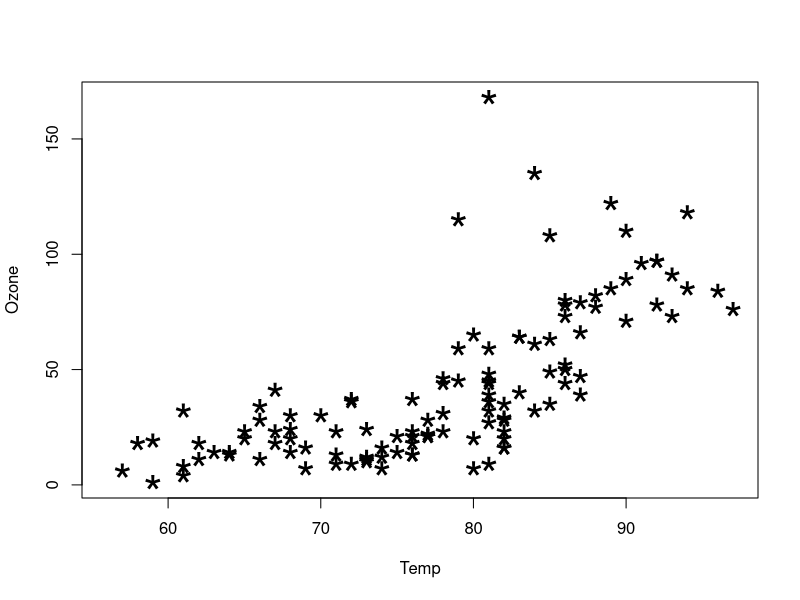
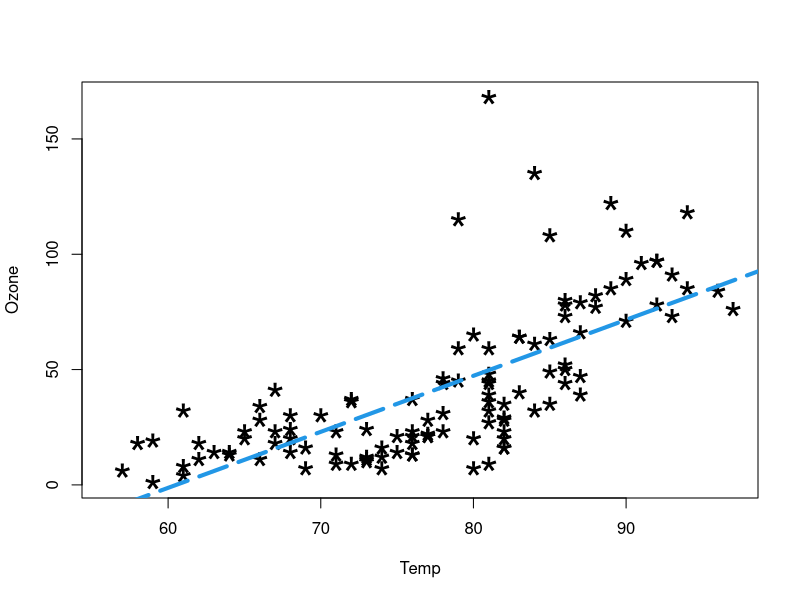
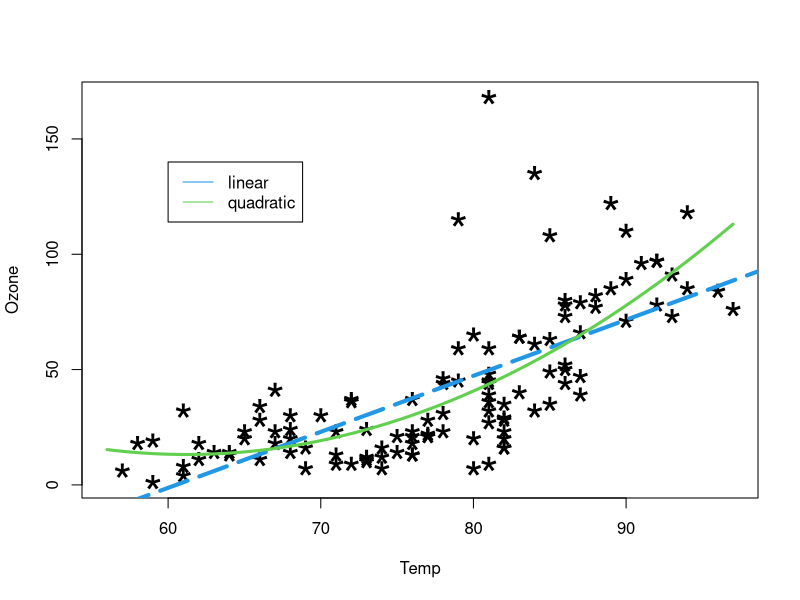
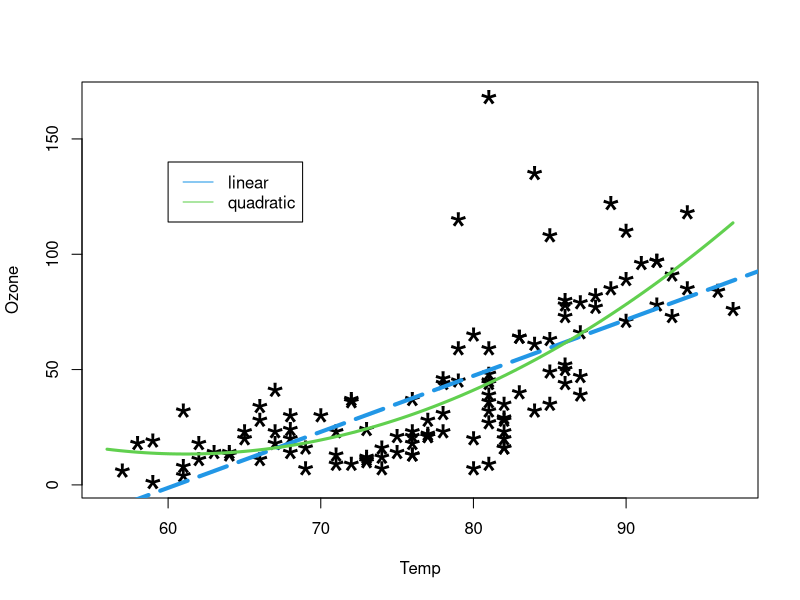

Write R code to recreate these figures, in order.

# --- Chapter 10: An example of a regression analysis ---

# - Regression analysis with usual R -
par(mfrow=c(1,1))
library(datasets)
names(airquality)
plot(Ozone ~ Temp, data = airquality, pch = "*", cex = 3)

# Perform a regression analysis
res.lm <- lm(Ozone ~ Temp, data = airquality)
summary(res.lm)
names(res.lm)

plot(Ozone ~ Temp, data = airquality, pch = "*", cex = 3)
abline(res.lm, lty = 5, col = 4, lwd = 4)

# Try polynomial regression
res.lm2 <- lm(Ozone ~ Temp + I(Temp^2), data = airquality)
summary(res.lm2)

# One possibility
plot(Ozone ~ Temp, data = airquality, pch = "*", cex = 3)
# Add regression line
abline(res.lm, lty = 5, col = 4, lwd = 4)
# Add quadratic curve
curve(305.5 - 9.55*x + 0.078*x*x, add = T, col = 3, lwd = 3)
legend(60, 140, legend = c("linear", "quadratic"), lty = c(1,1), col = c(4,3))

# Another possibility
# Step 1
poly <- function(x, coefs)
{
  tot <- 0
  for (i in 1:length(coefs))
  {tot <- tot + coefs[i]*x^{i-1}}
  tot
}
coef(res.lm2)

# Step 2
plot(Ozone ~ Temp, data = airquality, pch = "*", cex = 3)
# Add regression line
abline(res.lm, lty = 5, col = 4, lwd = 4)
# Add quadratic curve
curve(poly(x, coef(res.lm2)), add = TRUE, col = 3, lwd = 3)
legend(60, 140, legend = c('linear', 'quadratic'), lty = c(1,1), col = c(4,3))



